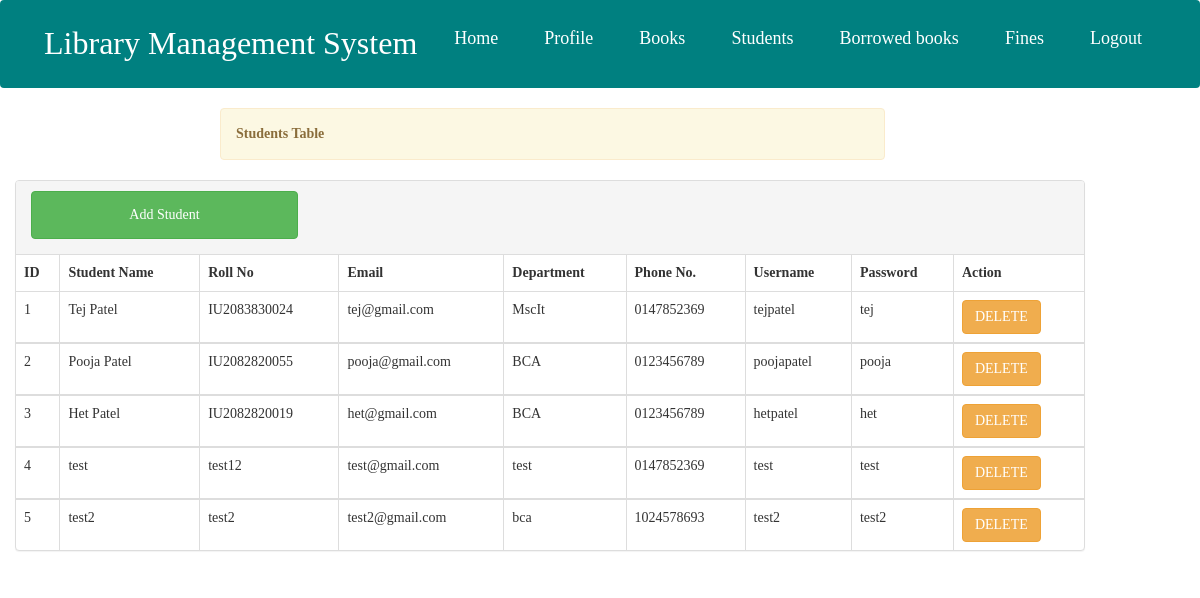
/viewstudents_lib.php, run on the app's committed database.
### tables this page shows
CREATE TABLE `students` (
  `studentId` int(11) NOT NULL,
  `roll_no` varchar(30) NOT NULL,
  `password` varchar(150) NOT NULL,
  `username` varchar(150) NOT NULL,
  `email` varchar(60) NOT NULL,
  `dept` varchar(60) NOT NULL,
  `phoneNumber` varchar(11) NOT NULL,
  `name` varchar(60) NOT NULL
);

### viewstudents_lib.php (the view, shortened to what this page needs)
<?php
include "includes/header.php";
?>
<?php include "nav3_lib.php"; ?>
<div class="container">
	<div class="alert alert-warning col-lg-7 col-md-12 col-sm-12 col-xs-12 col-lg-offset-2 col-md-offset-0 col-sm-offset-1 col-xs-offset-0" style="margin-top:0px">
		<strong>Students Table</strong>
	</div>
</div>
<div class="container col-lg-11 ">
	<div class="panel panel-default">
		<div class="panel-heading">
		<div class="row">
			<a href="addstudent.php"><button class="btn btn-success col-lg-3 col-md-4 col-sm-11 col-xs-11 button" style="margin-left: 15px;margin-bottom: 5px">Add Student</button></a>
			<div class="col-lg-6 col-md-6 col-sm-12 col-xs-12 pull-right">
			</div>
		</div>
		</div>
		<table class="table table-bordered">
				<thead>
					<tr>
						<th>ID</th>
						<th>Student Name</th>
						<th>Roll No</th>
						<th>Email</th>
						<th>Department</th>
						<th>Phone No.</th>
						<th>Username</th>
						<th>Password</th>
						<th>Action</th>
					</tr>
				</thead>
				<?php
				$sql = "SELECT * FROM students";
				$query = mysqli_query($conn, $sql);
				$counter = 1;
				while ( $row = mysqli_fetch_assoc($query)) {
				?>
				<tbody>
				<tr>
					<td><?php echo $counter++; ?></td>
					<td><?php echo $row['name']; ?></td>
					<td><?php echo $row['roll_no']; ?></td>
					<td><?php echo $row['email']; ?></td>
					<td><?php echo $row['dept']; ?></td>
					<td><?php echo $row['phoneNumber']; ?></td>
					<td><?php echo $row['username']; ?></td>
					<td><?php echo $row['password']; ?></td>
					<td>
					<form action="viewstudents_lib.php" method="post">
					<button name="submit" class="btn btn-warning">DELETE</button>
					</form>
				</td>
				</tr>
				</tbody>
				<?php } ?>
		</table>
	</div>
</div>
</body>
</html>

### css/style.css (style rules this page uses)
body { overflow-x: hidden; }
.alert { margin-top: 40px; }
.button { height: 48px }

### nav1111.css (style rules this page uses)
* { margin: 0; padding: 0; box-sizing: border-box; }
body { font-family: cursive; }
a { text-decoration: none; }

### data on the page
students: name "Tej Patel", roll_no "IU2083830024", email "tej@gmail.com", dept "MscIt", phoneNumber "0147852369", username "tejpatel", password "tej"
students: name "Pooja Patel", roll_no "IU2082820055", email "pooja@gmail.com", dept "BCA", phoneNumber "0123456789", username "poojapatel", password "pooja"
students: name "Het Patel", roll_no "IU2082820019", email "het@gmail.com", dept "BCA", phoneNumber "0123456789", username "hetpatel", password "het"
students: name "test", roll_no "test12", email "test@gmail.com", dept "test", phoneNumber "0147852369", username "test", password "test"
students: name "test2", roll_no "test2", email "test2@gmail.com", dept "bca", phoneNumber "1024578693", username "test2", password "test2"
